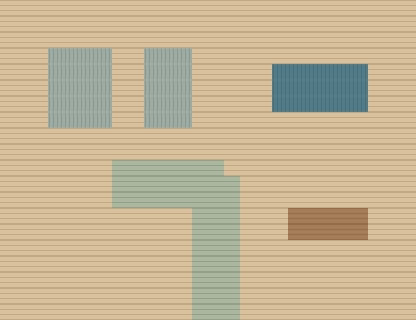

The image is a tile-based game level rendered from a .tmx file. Its description and source (layers, tilesets, objects; grid data summarised) follow:
An orthogonal 26x20 tile map with 16x16 px tiles, 3 tile layers (地形与水体, 道路 · 铺地与栈桥, 建筑与家具占地), 1 hidden layer not drawn and 10 objects (4x footprint, 2x 服务, route, 住宿, 住所, ...).

<map version="1.10" tiledversion="1.10.2" orientation="orthogonal" renderorder="right-down" width="26" height="20" tilewidth="16" tileheight="16" infinite="0" nextlayerid="12" nextobjectid="11">
  <properties>
    <property name="地点" value="ArcticPassage_ResearchStation" />
    <property name="图名" value="研究站" />
    <property name="阶段" value="焕新版空间规划 / 01" />
    <property name="单位" value="1格 = 16设计像素；左上原点" />
    <property name="编辑说明" value="地形和道路用图块刷。交互与落点用对象工具。碰撞层默认隐藏，红格阻行。" />
  </properties>
  <tileset firstgid="1" source="../图块/制图色板.tsx" />
  <layer id="1" name="地形与水体" width="26" height="20">
    <data>[520 cells, 520 non-empty, 4 distinct tile ids]</data>
  </layer>
  <layer id="2" name="道路 · 铺地与栈桥" width="26" height="20">
    <data>[520 cells, 44 non-empty, 4 distinct tile ids]</data>
  </layer>
  <layer id="3" name="建筑与家具占地" width="26" height="20">
    <data>[520 cells, 63 non-empty, 12 distinct tile ids]</data>
  </layer>
  <layer id="4" name="碰撞 · 红格阻行" width="26" height="20" visible="0" opacity=".55">
    <data>[520 cells, 150 non-empty, 4 distinct tile ids]</data>
  </layer>
  <objectgroup id="5" name="建筑 · 轮廓与用途" color="#5f5b4b" visible="0">
    <object id="1" name="客床" type="footprint" x="48" y="48" width="64" height="80">
      <properties>
        <property name="材质" value="bed" />
      </properties>
    </object>
    <object id="2" name="莱文床" type="footprint" x="144" y="48" width="48" height="80">
      <properties>
        <property name="材质" value="bed" />
      </properties>
    </object>
    <object id="3" name="资料台" type="footprint" x="272" y="64" width="96" height="48">
      <properties>
        <property name="材质" value="blue" />
      </properties>
    </object>
    <object id="4" name="样本陈列" type="footprint" x="288" y="208" width="80" height="32">
      <properties>
        <property name="材质" value="wood" />
      </properties>
    </object>
  </objectgroup>
  <objectgroup id="6" name="专题 · 开发区与季节活动" color="#8b7542" visible="0" />
  <objectgroup id="7" name="步道 · 中心线与宽度" color="#9a693d" visible="0">
    <object id="5" name="rug 1" type="route" x="216.0" y="312.0">
      <properties>
        <property name="宽度_格" value="3" />
      </properties>
      <polyline points="0.0,0.0 0.0,-128.0 -96.0,-128.0" />
    </object>
  </objectgroup>
  <objectgroup id="8" name="玩法 · 站位与交互说明" color="#944b3c">
    <object id="6" name="研究站客床侧" type="住宿" x="88.0" y="136.0">
      <properties>
        <property name="用途" value="过夜存档、早晨出发" />
        <property name="站位" value="5,8" />
      </properties>
      <point />
    </object>
    <object id="7" name="莱文床侧" type="住所" x="168.0" y="136.0">
      <properties>
        <property name="用途" value="驻站居民归宿" />
        <property name="站位" value="10,8" />
      </properties>
      <point />
    </object>
    <object id="8" name="科研登记台" type="服务" x="328.0" y="120.0">
      <properties>
        <property name="用途" value="登记观察、核对账目" />
        <property name="站位" value="20,7" />
      </properties>
      <point />
    </object>
    <object id="9" name="样本展示" type="服务" x="328.0" y="248.0">
      <properties>
        <property name="用途" value="展示回报" />
        <property name="站位" value="20,15" />
      </properties>
      <point />
    </object>
  </objectgroup>
  <objectgroup id="9" name="连接 · 触发与目的地" color="#2c6973" visible="0">
    <object id="10" name="往 背风营地" type="门" x="208" y="304" width="16" height="16">
      <properties>
        <property name="条件" value="全年开放" />
        <property name="中心格" value="13,19" />
        <property name="目标地点" value="WinterCamp" />
        <property name="目标落点" value="28,23" />
        <property name="本侧落点" value="13,16" />
      </properties>
    </object>
  </objectgroup>
  <objectgroup id="10" name="日程 · 候选停留点" color="#4b714c" visible="0" />
  <objectgroup id="11" name="节日 · 六人站位" color="#a95730" visible="0" />
</map>
